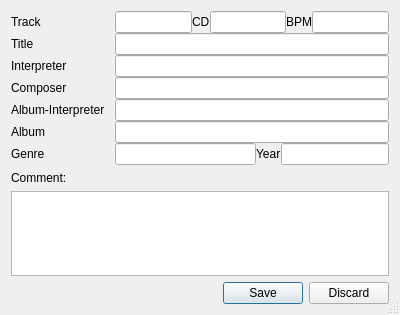
<?xml version="1.0" encoding="UTF-8"?>
<ui version="4.0">
 <class>Edit</class>
 <widget class="QDialog" name="Edit">
  <property name="geometry">
   <rect>
    <x>0</x>
    <y>0</y>
    <width>400</width>
    <height>315</height>
   </rect>
  </property>
  <property name="windowTitle">
   <string>Edit Song</string>
  </property>
  <property name="sizeGripEnabled">
   <bool>true</bool>
  </property>
  <property name="modal">
   <bool>true</bool>
  </property>
  <layout class="QVBoxLayout" name="verticalLayout">
   <item>
    <layout class="QHBoxLayout" name="horizontalLayout_15">
     <property name="spacing">
      <number>10</number>
     </property>
     <property name="leftMargin">
      <number>0</number>
     </property>
     <item>
      <layout class="QVBoxLayout" name="verticalLayout_5">
       <property name="spacing">
        <number>0</number>
       </property>
       <item>
        <widget class="QLabel" name="label_9">
         <property name="text">
          <string>Track</string>
         </property>
        </widget>
       </item>
       <item>
        <widget class="QLabel" name="label">
         <property name="text">
          <string>Title</string>
         </property>
        </widget>
       </item>
       <item>
        <widget class="QLabel" name="label_2">
         <property name="text">
          <string>Interpreter</string>
         </property>
        </widget>
       </item>
       <item>
        <widget class="QLabel" name="label_3">
         <property name="text">
          <string>Composer</string>
         </property>
        </widget>
       </item>
       <item>
        <widget class="QLabel" name="label_4">
         <property name="text">
          <string>Album-Interpreter</string>
         </property>
        </widget>
       </item>
       <item>
        <widget class="QLabel" name="label_5">
         <property name="text">
          <string>Album</string>
         </property>
        </widget>
       </item>
       <item>
        <widget class="QLabel" name="label_6">
         <property name="text">
          <string>Genre</string>
         </property>
        </widget>
       </item>
      </layout>
     </item>
     <item>
      <layout class="QVBoxLayout" name="verticalLayout_8">
       <property name="spacing">
        <number>0</number>
       </property>
       <item>
        <layout class="QHBoxLayout" name="horizontalLayout_2">
         <property name="spacing">
          <number>-1</number>
         </property>
         <item>
          <widget class="QLineEdit" name="trackLE"/>
         </item>
         <item>
          <widget class="QLabel" name="label_10">
           <property name="text">
            <string>CD</string>
           </property>
          </widget>
         </item>
         <item>
          <widget class="QLineEdit" name="cdLE"/>
         </item>
         <item>
          <widget class="QLabel" name="label_11">
           <property name="text">
            <string>BPM</string>
           </property>
          </widget>
         </item>
         <item>
          <widget class="QLineEdit" name="bpmLE"/>
         </item>
        </layout>
       </item>
       <item>
        <layout class="QHBoxLayout" name="horizontalLayout">
         <item>
          <widget class="QLineEdit" name="titleLE"/>
         </item>
        </layout>
       </item>
       <item>
        <layout class="QHBoxLayout" name="horizontalLayout_3">
         <item>
          <widget class="QLineEdit" name="interpreterLE"/>
         </item>
        </layout>
       </item>
       <item>
        <layout class="QHBoxLayout" name="horizontalLayout_4">
         <item>
          <widget class="QLineEdit" name="composerLE"/>
         </item>
        </layout>
       </item>
       <item>
        <layout class="QHBoxLayout" name="horizontalLayout_5">
         <item>
          <widget class="QLineEdit" name="albuminterpreterLE"/>
         </item>
        </layout>
       </item>
       <item>
        <layout class="QHBoxLayout" name="horizontalLayout_12">
         <item>
          <widget class="QLineEdit" name="albumLE"/>
         </item>
        </layout>
       </item>
       <item>
        <layout class="QHBoxLayout" name="horizontalLayout_11" stretch="2,0,0">
         <property name="spacing">
          <number>-1</number>
         </property>
         <item>
          <widget class="QLineEdit" name="genreLE"/>
         </item>
         <item>
          <widget class="QLabel" name="label_7">
           <property name="text">
            <string>Year</string>
           </property>
          </widget>
         </item>
         <item>
          <widget class="QLineEdit" name="yearLE"/>
         </item>
        </layout>
       </item>
      </layout>
     </item>
    </layout>
   </item>
   <item>
    <widget class="QLabel" name="label_8">
     <property name="text">
      <string>Comment:</string>
     </property>
     <property name="alignment">
      <set>Qt::AlignLeading|Qt::AlignLeft|Qt::AlignTop</set>
     </property>
    </widget>
   </item>
   <item>
    <widget class="QTextEdit" name="commentTE"/>
   </item>
   <item>
    <widget class="QDialogButtonBox" name="buttonBox">
     <property name="orientation">
      <enum>Qt::Horizontal</enum>
     </property>
     <property name="standardButtons">
      <set>QDialogButtonBox::Discard|QDialogButtonBox::Save</set>
     </property>
    </widget>
   </item>
  </layout>
 </widget>
 <resources/>
 <connections/>
</ui>
